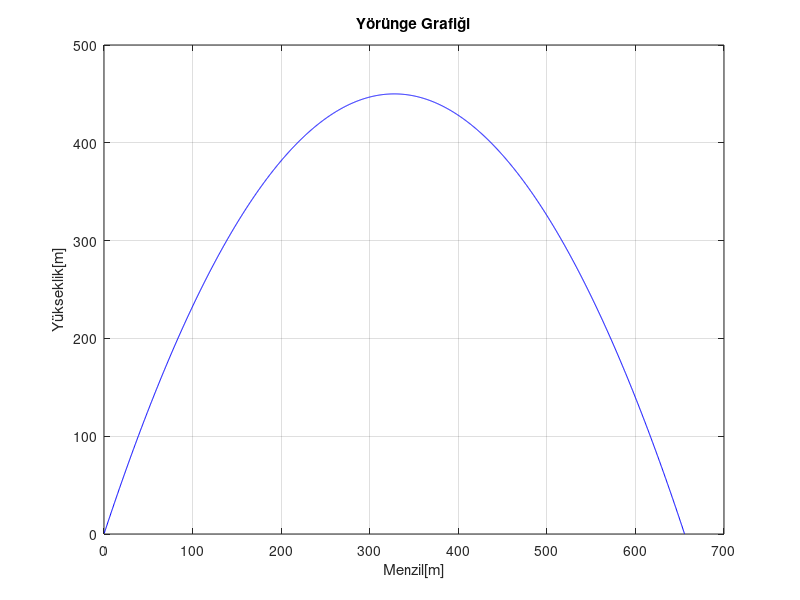

This figure's MATLAB source:
 clc;  clear;  close all;
%Başlangıç koşul değerleri tanımlama
 theta=70;            
 V_0=100;     
 t=0;    dt=0.01;
 Zmax=0; Vmax=0;
 Ax=0;   Az=9.801;
%Hız, Konum, İvme denklerimi için sıfır matrisi- 
% tanımlanarak ilk değerleri atandı.
% x,z üzerindeki ivme matrisinin oluşturuldu.
 A=zeros(1,1);       
 A(1,1)=Ax;             
 A(2,1)=Az;

 % x,z üzerindeki konum vektörü oluşturuldu.Başta roket yerde olduğu için 
% değer [0,0] atandı.
 R=[0;0];
 Rz=R(2,1);
 Rx=R(1,1);
 
% Hız vektörü oluşturuldu.
 V=zeros(1,1);
 V(1,1)=V_0*cosd(theta);
 V(2,1)=-V_0*sind(theta);   %Uçuş -z ekseninde gerçekleştiği için
                            % (-) ile çarpıldı   
 Vz=V(2,1);
 Vx=V(1,1);
 i=0;      
 %Roket yörüngesini hesaplayabilmek için Euler Metodu ile Konum 
 %ve Hız değerleri hesaplanarak dinamik bir dizi içerisine atama yapıldı
 while (Vz<0 || Rz<=0)
 % Euler yöntemi yardımıyla hız ve konum bilgisi alındı.
     i=i+1;             
     V = V + A*dt;
     R = R + V*dt;
     t = t+dt;          
     Vz=V(2,1);
     Rz=R(2,1); Rx=R(1,1);
     % Alınan hız ve konum bilgileri tutulur.
     RZ(i,1)=Rz;  RX(i,1)=Rx; 
     VZ(i,1)=Vz;
     if (abs(Rz) > abs(Zmax))
        Zmax=Rz; % Apogee hesaplanır.
     end
     % Max hızı hesaplanır.
     if (Vz > Vmax)
        Vmax=Vz;
     end
 end
 % Grafik oluşturulur.
 plot(RX,abs(RZ),'b') % Konum-zaman grafiği çizilir.
 % Grafiğe etiketler eklenir.
 xlabel ('Menzil[m]')
 ylabel ('Yükseklik[m]')
 title('Yörünge Grafiği')
 grid on % Grafiğe ızgara eklenir.
